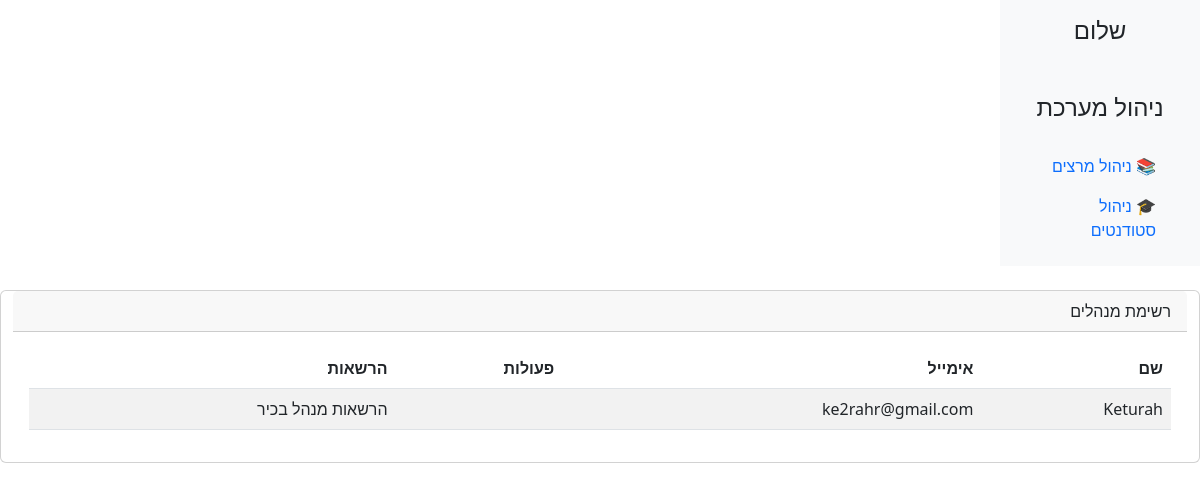
The page /admin_page_admins_section/ on the database as committed earlier.
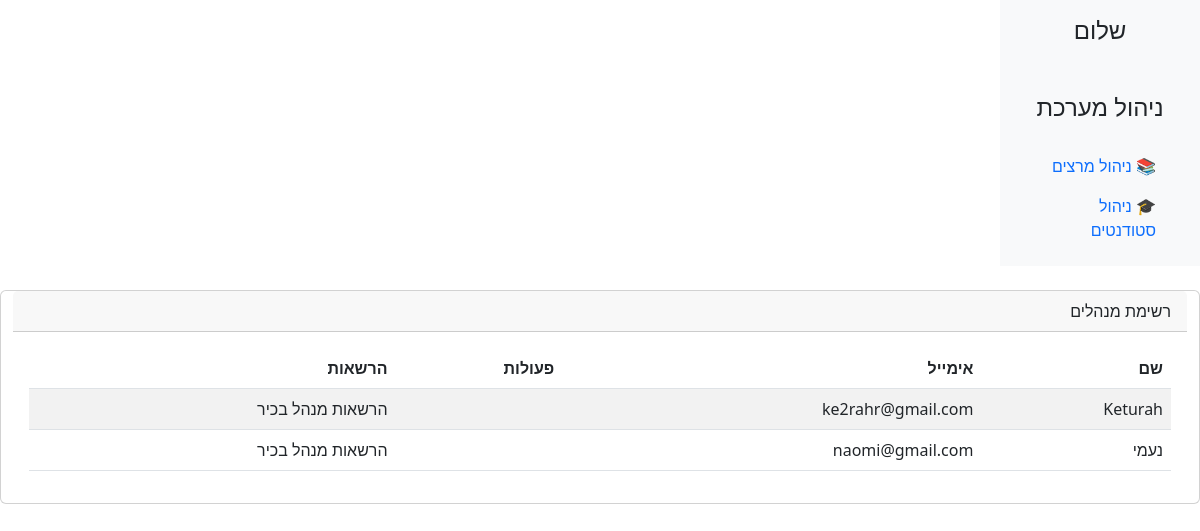
The same page on the database as committed later.
### App_SetUp/models.py (models this page shows)
class User(AbstractUser):
    is_admin= models.BooleanField('Is admin', default=False)
    is_student = models.BooleanField('Is student', default=False)
    is_lecturer = models.BooleanField('Is lecturer', default=False)

### App_SetUp/views.py (the view)
# urls.py: path('admin_page_admins_section/', views.manage_admins, name='manage_admins'),
def manage_admins(request):
    active_admins = User.objects.filter(is_admin=True, is_active=True)
    context = {
             "active_admins": active_admins
    }
    return render(request, "admin_page_admins_section.html", context)

### App_SetUp/templates/admin_page_admins_section.html (shortened to what this page needs)
<!DOCTYPE html>
<html lang="he" dir="rtl">
<head>
    <link href="https://cdn.jsdelivr.net/npm/bootstrap@5.3.0/dist/css/bootstrap.min.css" rel="stylesheet">
</head>
<body>
<div class="container-fluid">
    <div class="row">
        <nav class="col-md-2 d-none d-md-block bg-light sidebar">
            <div class="position-sticky">
                <h4 class="text-center mt-3">שלום {{ request.user.username }}</h4>
                <br>
                <h4 class="text-center mt-3">ניהול מערכת</h4>
                <ul class="nav flex-column p-3">
                    <li class="nav-item"><a class="nav-link active" href="{% url 'manage_lecturers' %}">📚 ניהול מרצים</a></li>
                    <li class="nav-item"><a class="nav-link" href="{% url 'manage_students' %}">🎓 ניהול סטודנטים</a></li>
                </ul>
            </div>
        </nav>
            <div class="card my-4">
                <div class="card-header">רשימת מנהלים</div>
                <div class="card-body">
                    <table class="table table-striped">
                        <thead>
                            <tr>
                                <th>שם</th>
                                <th>אימייל</th>
                                <th>פעולות</th>
                                <th>הרשאות</th>
                            </tr>
                        </thead>
                        <tbody>
                            {% for admin in active_admins%}
                            <tr>
                                <td>{{ admin.username }}</td>
                                <td>{{ admin.email }}</td>
                                {%if admin.is_superuser%}
                                <td>   </td>
                                <td>  הרשאות מנהל בכיר    </td>
                                {%endif%}
                            </tr>
                            {% empty %}
                            <tr><td colspan="3" class="text-center">אין מנהלים רשומים</td></tr>
                            {% endfor %}
                        </tbody>
                    </table>
                </div>
            </div>
       </div>
</div>
</body>
</html>

Rows that differ between the two databases and show on the page:
added User: username "נעמי", email "naomi@gmail.com", is_superuser True (drawn)
